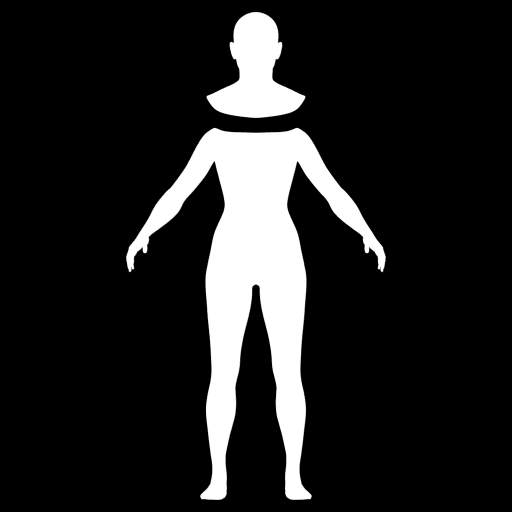
#> input picture mastersmith/metahuman/templates/template_back.png, 1024 x 1024 px (shown at 1/2 size)
$ python -i plan.py   (imports and definitions only)
#> lines starting #> are read from the running program, lines starting #| are printed output that depends on the picture; after the words box and inside, x2 and y2 are one past the last pixel; in counts of white or black regions, pixels touching at a corner belong together
### mastersmith/config.py
"""Environment, paths and model routing. The one key, FAL_KEY, comes from <repo>/.env. Read by the ms tools
(mastersmith/ms.py) and the stage modules they use."""
import os
from pathlib import Path

ROOT = Path(__file__).resolve().parent.parent
SKILLS_DIR = ROOT / "mastersmith" / "skills"


def load_env(path=None):
    """KEY=VALUE lines into os.environ; variables already set win. Never prints values."""
    path = Path(path or ROOT / ".env")
    if not path.exists():
        return
    for line in path.read_text(encoding="utf-8").splitlines():
        line = line.strip()
        if not line or line.startswith("#") or "=" not in line:
            continue
        k, v = line.split("=", 1)
        os.environ.setdefault(k.strip(), v.strip().strip('"').strip("'"))


load_env()

# Jobs live under out/<Name>/ (MASTERSMITH_DATA moves that root).
DATA_DIR = Path(os.environ.get("MASTERSMITH_DATA") or ROOT).resolve()
OUT_DIR = DATA_DIR / "out"

BLENDER_BIN = os.environ.get("BLENDER_BIN", r"C:\Program Files\Blender Foundation\Blender 5.2\blender.exe")
# Every Blender run: headless, and never the scripts a .blend carries (-Y), whatever the user's "Auto Run Python
# Scripts" preference says - customers hand us .blend files. --factory-startup: none of the user's add-ons either (the
# BlenderMCP add-on loaded in every headless run and printed "cannot start server in background mode", which agents
# read as an error, 2026-09-29/30); the glTF and FBX add-ons are on in factory settings and the scripts pick CPU Cycles.
# --python-exit-code: a script that raises makes Blender exit 1, so `_blender` raises instead of the command reading the
# previous run's files as a result (segment_apply failed on a GLB named .fbx and the stale segments.json was printed as
# fresh, 2026-10-04)
BLENDER_FLAGS = ["-b", "--factory-startup", "-Y", "--python-exit-code", "1"]

# --- the few model calls the helpers still make (the three-quarter picture check, the old planner/review paths).
# Who answers them: a coding agent on this PC on the owner's own subscription, "claude-code" (`claude -p`) or "codex"
# (`codex exec`). $0 a call.
LLM_BACKEND = os.environ.get("MASTERSMITH_LLM", "claude-code").strip().lower()
CLAUDE_CODE_MODEL = os.environ.get("MASTERSMITH_CLAUDE_MODEL", "")          # forces one alias for every call
CLAUDE_CODE_DEFAULT = os.environ.get("MASTERSMITH_CLAUDE_DEFAULT", "sonnet")  # when a call names no model
CODEX_MODEL = os.environ.get("MASTERSMITH_CODEX_MODEL", "")                 # empty = Codex's own default
# No spending at all: every paid fal call is refused before it is made and pictures and meshes run on this PC
# (local/ ids).
NO_SPEND = os.environ.get("MASTERSMITH_NO_SPEND", "0") == "1"
# ...except pictures: with this on, the fal picture models (Nano Banana) still run under no-spend. They keep a design
# far better than the local FLUX.2 klein, and a build draws few (owner, 2026-09-27: "we should use nano banana").
PAID_PICTURES = os.environ.get("MASTERSMITH_PAID_PICTURES", "0") == "1"
# The assembled body's seed picture: "three_quarter" (drawn by the picture model from the approved side view, the
# mesher gets depth) or "side" (the approved side picture with the code parts erased: exact, but no depth). Empty =
# three_quarter when the picture model is not the local one.
BODY_SEED_VIEW = os.environ.get("MASTERSMITH_BODY_SEED_VIEW", "").strip().lower()
# Every part of an assembly from the mesher, none modelled in Blender code (owner, 2026-09-28: "I don't want to
# sculpt any parts with Blender, try fully sculpting with TRELLIS"). "0" brings the code parts back.
ALL_VENDOR = os.environ.get("MASTERSMITH_ALL_VENDOR", "1") == "1"
# the models for those calls, as Claude Code aliases (opus / sonnet / haiku; Codex ignores them). Empty = the default
# alias above. There is no director since 2026-09-28: the coding agent in the repo root is the director.
LLM_MODEL = os.environ.get("MASTERSMITH_LLM_MODEL", "")
VISION_MODEL = os.environ.get("MASTERSMITH_VISION_MODEL", "")
# the old planner / part-code paths (docs/ASSEMBLY.md)
BUILDER_MODEL = os.environ.get("MASTERSMITH_BUILDER_MODEL", "opus")
BUILDER_MODEL_SMALL = os.environ.get("MASTERSMITH_BUILDER_MODEL_SMALL", "sonnet")
# Assembly is opt-in until it beats one seed on the same object (owner, 2026-09-27): "1" makes it the hard-surface default
ASSEMBLY_DEFAULT = os.environ.get("MASTERSMITH_ASSEMBLY_DEFAULT", "0") == "1"
ASSEMBLY_MAX_PARTS = int(os.environ.get("MASTERSMITH_ASSEMBLY_MAX_PARTS", "24"))
ASSEMBLY_WORKERS = int(os.environ.get("MASTERSMITH_ASSEMBLY_WORKERS", "4"))
ASSEMBLY_CHECK_ROUNDS = int(os.environ.get("MASTERSMITH_ASSEMBLY_CHECK_ROUNDS", "2"))
# --- fal endpoints by role. One vendor per role; the 2026-09-16 bake-off picked these.
# --- pictures come from fal too (fal-ai/nano-banana-2 and friends; a fal id with reference pictures runs the /edit
# endpoint), so one account covers pictures and meshes. Ids and prices in pricing.IMAGE_PRICES.
CONCEPT_MODEL = os.environ.get("MASTERSMITH_CONCEPT_MODEL", "fal-ai/nano-banana-2")        # text -> clean product shot
CONCEPT_MODEL_PREMIUM = os.environ.get("MASTERSMITH_CONCEPT_PREMIUM", "fal-ai/nano-banana-pro")
# Hard-surface categories get a stronger picture model: the seed reproduces every 2D error as geometry, and
# the cheap model hallucinates extra fine parts on weapons and vehicles (issue #8). Set MASTERSMITH_CONCEPT_HARD to override.
CONCEPT_MODEL_HARD = os.environ.get("MASTERSMITH_CONCEPT_HARD", "fal-ai/nano-banana-pro")
IMAGE_RESOLUTION = os.environ.get("MASTERSMITH_IMAGE_RESOLUTION", "1K")
HARD_SURFACE_CATEGORIES = ("weapon", "vehicle", "aircraft", "helicopter")
# Alternative seed vendors for the hard-surface comparison of issue #6; MASTERSMITH_SEED_MODEL overrides the default.
SEED_MODEL_ALTERNATIVES = {"hitem3d": "fal-ai/hitem3d/image-to-3d", "meshy7": "fal-ai/meshy/v7/image-to-3d",
                           "hitem3d3": "hitem3d/hi3d/v3.0/image-to-3d"}   # issue #6: the 2048-voxel model, on fal since 2026-09
# Hi3D v3 multi-view (2026-09-25): the same 2048-voxel model fed named front / back / left / right pictures instead of one.
# Same price as its single-image sibling; every slot is optional, so our [primary, second view, mirror] set fits it.
SEED_HI3D_MULTIVIEW = "hitem3d/hi3d/v3.0/multi-view-to-3d"
# Tripo quad topology (+$0.05, answers FBX): on the Glock photo it kept the slide text legible and scored the best edge
# energy of four vendors (issue #6, 2026-09-17). Default for hard-surface categories; MASTERSMITH_SEED_QUAD=0/1 forces it.
_quad_env = os.environ.get("MASTERSMITH_SEED_QUAD", "")
SEED_QUAD = _quad_env == "1" if _quad_env in ("0", "1") else None   # None -> by category
EDIT_MODEL = os.environ.get("MASTERSMITH_EDIT_MODEL", "fal-ai/nano-banana-2")   # photo -> clean profile / other view (its /edit endpoint)
# 4x upscale of the plan pictures, framing unchanged: a trigger is ~100 px in a 1200 px reference (assemblies)
UPSCALE_MODEL = os.environ.get("MASTERSMITH_UPSCALE_MODEL", "fal-ai/esrgan")
SEED_MODEL = "tripo3d/h3.1/image-to-3d"         # full PBR, thin parts survive
SEED_MULTIVIEW_MODEL = "tripo3d/h3.1/multiview-to-3d"

# --- the free tier: models on this PC (mastersmith/local.py). Pick picture_model "local/flux2-klein-4b" and seed_vendor
# "local" for a build; the ids below route there and cost $0. The folder holds ComfyUI (FLUX.2 klein 4B) and trellis.cpp
# (TRELLIS.2 GGUF): see its README. ComfyUI is started on first use when it is not already running.
PREVIEW_PORT = int(os.environ.get("MASTERSMITH_PREVIEW_PORT", "8765"))     # the one local site (ms serve), 2026-09-29
LOCAL_MODELS_DIR = Path(os.environ.get("MASTERSMITH_LOCAL_MODELS_DIR", r"E:\local-models"))
LOCAL_COMFY_URL = os.environ.get("MASTERSMITH_LOCAL_COMFY_URL", "http://127.0.0.1:8188").rstrip("/")
LOCAL_PICTURE_MODEL = "local/flux2-klein-4b"
LOCAL_SEED_MODEL = "local/trellis2"
LOCAL_TRELLIS_RES = int(os.environ.get("MASTERSMITH_LOCAL_TRELLIS_RES", "1024"))       # 512 is ~2x faster and softer
LOCAL_TRELLIS_QUANT = os.environ.get("MASTERSMITH_LOCAL_TRELLIS_QUANT", "q8")           # q8 fits 12 GB; "" = f16, "q4"
# texture volume: "" lets trellis.cpp pick (512 at res 1024), "1024" is sharper (a stippled grip survives) and ~3x
# slower (485 s against 146 s on the pistol, 2026-09-27); the atlas then goes to 4096
LOCAL_TRELLIS_TEX_RES = os.environ.get("MASTERSMITH_LOCAL_TRELLIS_TEX_RES", "")

# --- spend. You run this against your own fal key; the estimates keep score in cents. Nothing is charged, held or
# refused here.
CREDIT_USD = 0.01                                # one credit is one cent


# [4 lines left out: function credits_for_usd, not called in this run]

### mastersmith/stages/plan.py
"""Assembly stage 1: the parts plan. The builder model looks at the approved side and front pictures, cropped to the
object's silhouette and drawn with a labelled percentage grid, and splits the object into parts: a box for each
(in percent of the silhouette), how to build it (code or vendor) and its material. The boxes become metres here:
the brief's size is the length, the side silhouette's aspect the height, the front silhouette's aspect the width."""
import json
import os
import re

from PIL import Image, ImageDraw, ImageFont

from .. import config
from ..llm import extract_json

PLAN_PROMPT = """You are the builder of a game-ready 3D asset. It will be modelled as SEPARATE PARTS and assembled, so that
every edge is crisp: nothing is sculpted as one blob.

The asset: {description}
Category: {category}. Real length {length_m:.3f} m (height {height_m:.3f} m, width {width_m:.3f} m).

Picture 1 is the SIDE view, cropped exactly to the object: the forward end (muzzle / nose) is on the RIGHT, up is up.
Picture 2 is the FRONT view (looking back at the forward end), cropped exactly to the object: the object's left is on
the right of the picture. Both carry a grid in percent: 0 at the left / top edge, 100 at the right / bottom edge.

Split the object the way a 3D modeller would: into every piece that is its own shape (between 4 and {max_parts}
parts) - receiver, stock, grip, handguard, magazine, each sight, rails, barrel, muzzle device, trigger group, levers,
pods, canopy frame, hull sections, wheels, mirrors, bumpers. Small parts are built well; one big part is not. No
decals, no text, no screws smaller than 1% of the length.

Keep together what is ONE moulding or casting in reality: a polymer pistol frame WITH its grip and trigger guard,
a bullpup stock that is moulded with its receiver, a vehicle's one-piece body shell. A cut through the middle of
one moulding becomes a visible seam or gap when the halves are built apart. Everything that is bolted, clipped or
slid onto that moulding is its own part.

{method_rule}A typical rifle is 10-16 parts, a pistol 6-10, a truck 12-20 (body shell, hood, bed, doors if separate, each wheel,
bumpers, mirrors, lights), an aircraft 8-14 (hull, canopy, engines, pods, guns, skids or gear, tail).

Answer JSON only:
{{"parts": [{{"name": "PascalCase unique", "what": "one sentence: shape, features to model, colour and finish",
  "method": "code" | "vendor",
  "side_box": [x_left, x_right, z_top, z_bottom],    percent of picture 1, tight around the part as seen from the side
  "front_span": [y_left, y_right],                   percent of picture 2 across, tight around the part as seen from the front
  "material": {{"color": "#rrggbb as the camera sees it", "finish": "polymer" | "rubber" | "metal" | "painted" | "glass" | "wood" | "fabric",
               "metal": true/false, "roughness": 0.0-1.0, "glass": false, "keep_texture": false}},
  "zones": [{{"name": "...", "side_box": [...], "front_span": [...], "material": {{...as above}}}}]}}],   vendor parts only
 (zones: the areas of a vendor part that are a DIFFERENT material from the rest of it - a rubber grip or butt pad,
 bare steel (bolt, pins, sight blades, a bare-metal receiver), a coloured panel, a lens. Each has its own tight
 side_box and front_span (percent, like a part) and material. A real weapon is never one material: polymer furniture,
 rubber grips and pads, blued or parkerised steel, anodised aluminium, glass optics. Give every such area a zone.
 A lens or an optic's glass that should be see-through is a separate code part with "glass": true, not a zone.)
 (metal is true ONLY for bare metal - blued or parkerised steel, anodised aluminium, chrome. Anything painted, coated
 or plastic is metal false, even on a steel body: a painted truck panel is not metal.)
 "notes": "anything the assembly must respect"}}
Boxes of parts that touch MUST overlap by 1-2% where they join (a trigger guard into the frame, a grip into the
receiver): parts are modelled one at a time and a box that only meets its neighbour leaves a visible gap.
Together the boxes must cover the whole silhouette."""


NO_FRONT_FROM = """Picture 2 is the FRONT view (looking back at the forward end), cropped exactly to the object: the object's left is on
the right of the picture. Both carry a grid in percent: 0 at the left / top edge, 100 at the right / bottom edge."""
NO_FRONT_TO = """There is no front picture. The side picture carries a grid in percent: 0 at the left / top edge, 100 at the
right / bottom edge. Estimate the widths from the description and how such objects are built: front_span is percent
of the object's full width from its right side (0) to its left side (100). The width given above is only a guess;
give your own as overall_width_m."""


def foreground_box(path, threshold=0.08):
    """Pixel box (x0, y0, x1, y1) of whatever is not the backdrop (the median of the border)."""
#> called with path = '../metahuman/templates/template_back.png', threshold = 0.08
    import numpy as np
    a = np.asarray(Image.open(path).convert("RGB")).astype(np.float32) / 255.0
    border = np.concatenate([a[:6].reshape(-1, 3), a[-6:].reshape(-1, 3), a[:, :6].reshape(-1, 3), a[:, -6:].reshape(-1, 3)])
    back = np.median(border, axis=0)
#> back = [0, 0, 0]
    fg = np.abs(a - back).max(axis=2) > threshold
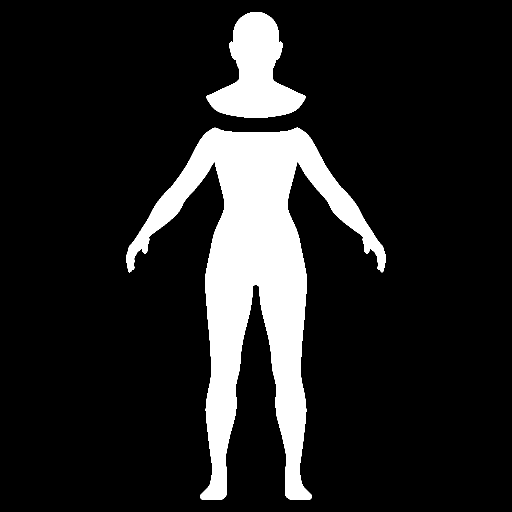
#> fg: shape (1024, 1024) bool (shown at 1/2 size); 13.8% white; 2 white regions, box (x1, y1, x2, y2) and area: (252, 255, 772, 1000) 122202, (413, 24, 611, 236) 22176
    ys, xs = np.nonzero(fg)
    if len(xs) < 50:
        raise ValueError("no object found in %s" % os.path.basename(path))
    return int(xs.min()), int(ys.min()), int(xs.max()) + 1, int(ys.max()) + 1


def crop_to_object(src, dst, max_side=1024):
    """The picture cropped to the object's silhouette (no margin), longest side `max_side`. -> (width, height) px."""
    x0, y0, x1, y1 = foreground_box(src)
#> x0 = 252; y0 = 24; x1 = 772; y1 = 1000
    im = Image.open(src).convert("RGB").crop((x0, y0, x1, y1))
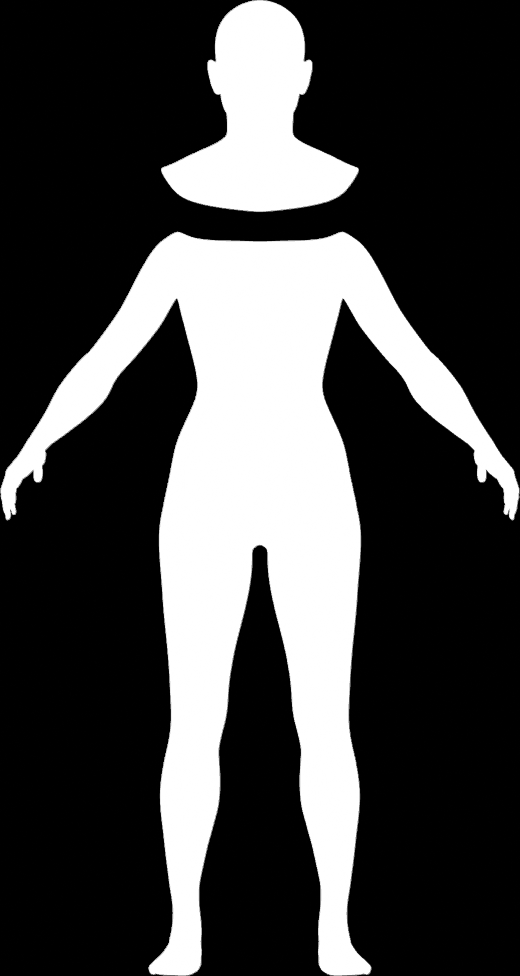
#> im: PIL image 520x976 RGB; min 0, max 255, mean 71.3
    s = max_side / float(max(im.size))
#> s = 1.05
    im = im.resize((max(1, round(im.width * s)), max(1, round(im.height * s))), Image.LANCZOS)
#> im: PIL image 546x1024 RGB
    im.save(dst)
    return im.size


# [47 lines left out: functions draw_grid, object_dims, longest_side, not called in this run]


# 2026-10-26 (hard r15): an sdf part's box is its own measured bounds and may stand past the object's frame by this
# much (the Mk II's raised fin tip, 6 cm over the frame's top: clamped to it, fill_box squashed the fin 11% in z)
SDF_MARGIN = 15.0


# [36 lines left out: functions pct, to_metres, clean_name, not called in this run]


CODE_OR_VENDOR_RULE = """For each part choose how it is built - by what the part IS, not by how big it is:
- "code": modelled in code from primitives with exact edges. Use it for every part that IS a primitive shape or a
  stack of them: turned parts (barrels, muzzle devices, suppressors, gas blocks, knobs, exhaust tips, wheel hubs, a
  wheel with its tyre - a lathe shape with a tread repeated round it), repeated machined parts (Picatinny / M-LOK
  rails, slotted covers, fin stacks, grilles, rocket-pod faces), flat or faceted panels and plates, boxes with cuts
  (a magazine, a butt pad, a mirror head, a bumper with tow hooks, a rocket pod), rods and tubes, and every control
  that sticks out sideways on ONE side only (a charging handle, a selector, a release button - the mesher would
  mirror it onto both sides).
- "vendor": an AI image-to-3D model of that ONE part, drawn alone. Use it for every part with sculpted, moulded or
  compound-curved surfaces that primitives cannot describe: a pistol grip with finger grooves, a moulded stock and
  receiver, a shaped handguard shell, a slide with its contours, a helicopter hull section, a canopy, a fender. The
  vendor is free on this PC, so use it for every such part - never lump several parts into one vendor part
  (four tyres drawn together came back as one black blob), and never send a primitive shape to it.
For a vendor part, "what" describes that part alone as it looks in the picture and names the neighbours it is drawn
WITHOUT. Give it the colour of its largest area; if it shows clearly different colours, set "keep_texture": true.
Windows, windshields and canopies are "glass" zones of the vendor part that carries them, or, when the glass is a
separate pane, a code part with "glass": true.
"""

ALL_VENDOR_RULE = """Every part is built the same way: "method" is always "vendor" - an AI image-to-3D model of that ONE part, drawn
alone from the picture and meshed on its own. No part is modelled in code. So split for the mesher: each part a
simple, solid, self-contained shape it can read from one picture of that part alone - a barrel is one part, its muzzle
device another, a rail another, each sight, each control, the magazine, the grip, the stock, the handguard, each
wheel, each pod. Do not lump: never two barrels or four wheels in one part.
For each part, "what" describes that part alone as it looks in the picture - its shape, its features, its colour and
finish - and names the neighbours it is drawn WITHOUT. If it shows clearly different colours, set "keep_texture":
true. Windows, windshields and canopies are "glass" zones of the part that carries them.
"""


def method_rule():
    return ALL_VENDOR_RULE if config.ALL_VENDOR else CODE_OR_VENDOR_RULE


# [102 lines left out: functions sample_colours, snap_to_silhouette, not called in this run]


# 2026-09-30: "concrete" and "emissive" were documented finishes but missing here, so an emissive zone came
# out polymer and never glowed
FINISHES = ("polymer", "rubber", "metal", "painted", "glass", "wood", "fabric", "concrete", "emissive")
MAX_ZONES = 64                                 # zones a part may carry (2026-10-26: was 12)


# [64 lines left out: function clean_material, not called in this run]


# Every key a plan may carry, so `ms plan` can say what it ignored. validate_plan dropped unknown keys without a word
# and was patched six times on 2026-09-29 for keys the agent had already written (pick, keep, lettering, line, shell).
TOP_KEYS = {"parts", "notes", "overall_width_m"}
PART_KEYS = {"name", "what", "method", "side_box", "front_span", "material", "zones", "reference_detail", "skin",
             "edge_break", "interior", "centreline", "lettering", "carve", "projection", "triangles", "sharpen",
             "carve_box", "carve_span", "skin_box", "skin_span", "flat_normal"}
ZONE_KEYS = {"name", "side_box", "front_span", "material", "pick", "keep", "strength", "fill", "line", "shell", "flat",
             "glow", "vertices", "triangles", "tolerance", "bounds", "segment", "mirror", "inner_mm"}
MATERIAL_KEYS = {"color", "finish", "metal", "roughness", "glass", "keep_texture", "color_lock", "strength", "alpha", "specular",
                 "roughness_min", "metal_max", "weather", "streaks", "edge_alpha", "dirt_reach", "bump"}
GLOW_KEYS = {"hue", "hue_tol", "min_sat", "min_val"}
PICKS = ("auto", "dark", "pale", "lit", "box", "atlas", "fitted", "hull")
# what a validated plan.json carries besides the plan (fed back through `ms plan` it is not "ignored")
DERIVED = {"box_min", "box_max", "color_planned", "pbr_set", "dropped", "dims_m", "side", "front", "side_grid",
           "front_grid", "ignored", "carve_min", "carve_max", "skin_min", "skin_max"}


# [274 lines left out: functions clean_segment, unknown_keys, fitted_panes, clean_glow, validate_plan, pick_views, not called in this run]


FACING_PROMPT = """This picture shows an object from the side. Which end is its FRONT - the muzzle of a gun, the nose of a
vehicle or aircraft, the end that leads when it moves? Answer JSON only: {"front": "left" | "right", "confidence": 0-1}"""


# [73 lines left out: functions front_is_left, make_plan, not called in this run]

>>> result = crop_to_object('../metahuman/templates/template_back.png', 'out.png')
#> result = (546, 1024)

$ run again, on mastersmith/metahuman/templates/template_side.png
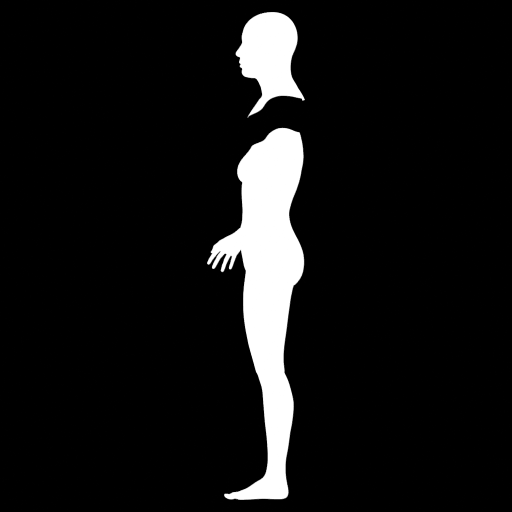
#> input picture mastersmith/metahuman/templates/template_side.png, 1024 x 1024 px (shown at 1/2 size)
#> back = [0, 0, 0]
#> in foreground_box, `fg = np.abs(a - back).max(axis=2) > threshold`:
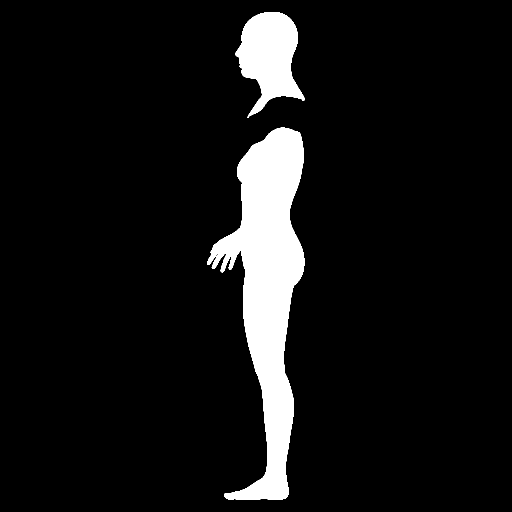
#> fg: shape (1024, 1024) bool (shown at 1/2 size); 7.9% white; 2 white regions, box (x1, y1, x2, y2) and area: (414, 255, 609, 1000) 66086, (471, 24, 610, 236) 16990
#> x0 = 414; y0 = 24; x1 = 610; y1 = 1000
#> in crop_to_object, `im = Image.open(src).convert("RGB").crop((x0, y0, x1, y1))`:
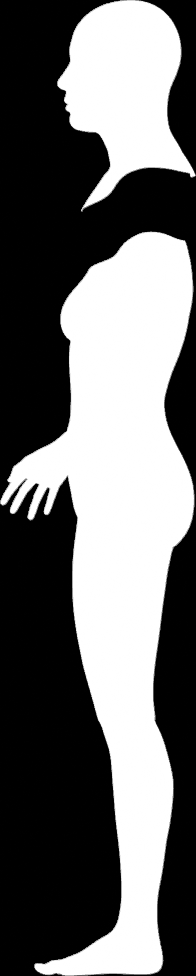
#> im: PIL image 196x976 RGB; min 0, max 255, mean 108.8
